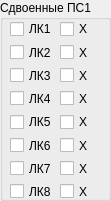
  <widget class="QGroupBox" name="groupBox_8">
   <property name="geometry">
    <rect>
     <x>450</x>
     <y>270</y>
     <width>111</width>
     <height>201</height>
    </rect>
   </property>
   <property name="title">
    <string>Сдвоенные ПС1</string>
   </property>
   <widget class="QWidget" name="verticalLayoutWidget_2">
    <property name="geometry">
     <rect>
      <x>10</x>
      <y>20</y>
      <width>51</width>
      <height>180</height>
     </rect>
    </property>
    <layout class="QVBoxLayout" name="verticalLayout_3">
     <item>
      <widget class="QCheckBox" name="cbDualLK1PS1">
       <property name="text">
        <string>ЛК1</string>
       </property>
      </widget>
     </item>
     <item>
      <widget class="QCheckBox" name="cbDualLK2PS1">
       <property name="text">
        <string>ЛК2</string>
       </property>
      </widget>
     </item>
     <item>
      <widget class="QCheckBox" name="cbDualLK3PS1">
       <property name="text">
        <string>ЛК3</string>
       </property>
      </widget>
     </item>
     <item>
      <widget class="QCheckBox" name="cbDualLK4PS1">
       <property name="text">
        <string>ЛК4</string>
       </property>
      </widget>
     </item>
     <item>
      <widget class="QCheckBox" name="cbDualLK5PS1">
       <property name="text">
        <string>ЛК5</string>
       </property>
      </widget>
     </item>
     <item>
      <widget class="QCheckBox" name="cbDualLK6PS1">
       <property name="text">
        <string>ЛК6</string>
       </property>
      </widget>
     </item>
     <item>
      <widget class="QCheckBox" name="cbDualLK7PS1">
       <property name="text">
        <string>ЛК7</string>
       </property>
      </widget>
     </item>
     <item>
      <widget class="QCheckBox" name="cbDualLK8PS1">
       <property name="text">
        <string>ЛК8</string>
       </property>
      </widget>
     </item>
    </layout>
   </widget>
   <widget class="QWidget" name="verticalLayoutWidget_4">
    <property name="geometry">
     <rect>
      <x>60</x>
      <y>20</y>
      <width>45</width>
      <height>180</height>
     </rect>
    </property>
    <layout class="QVBoxLayout" name="verticalLayout_5">
     <item>
      <widget class="QCheckBox" name="cbZAPLK1PS1">
       <property name="text">
        <string>X</string>
       </property>
      </widget>
     </item>
     <item>
      <widget class="QCheckBox" name="cbZAPLK2PS1">
       <property name="text">
        <string>X</string>
       </property>
      </widget>
     </item>
     <item>
      <widget class="QCheckBox" name="cbZAPLK3PS1">
       <property name="text">
        <string>X</string>
       </property>
      </widget>
     </item>
     <item>
      <widget class="QCheckBox" name="cbZAPLK4PS1">
       <property name="text">
        <string>X</string>
       </property>
      </widget>
     </item>
     <item>
      <widget class="QCheckBox" name="cbZAPLK5PS1">
       <property name="text">
        <string>X</string>
       </property>
      </widget>
     </item>
     <item>
      <widget class="QCheckBox" name="cbZAPLK6PS1">
       <property name="text">
        <string>X</string>
       </property>
      </widget>
     </item>
     <item>
      <widget class="QCheckBox" name="cbZAPLK7PS1">
       <property name="text">
        <string>X</string>
       </property>
      </widget>
     </item>
     <item>
      <widget class="QCheckBox" name="cbZAPLK8PS1">
       <property name="text">
        <string>X</string>
       </property>
      </widget>
     </item>
    </layout>
   </widget>
  </widget>
